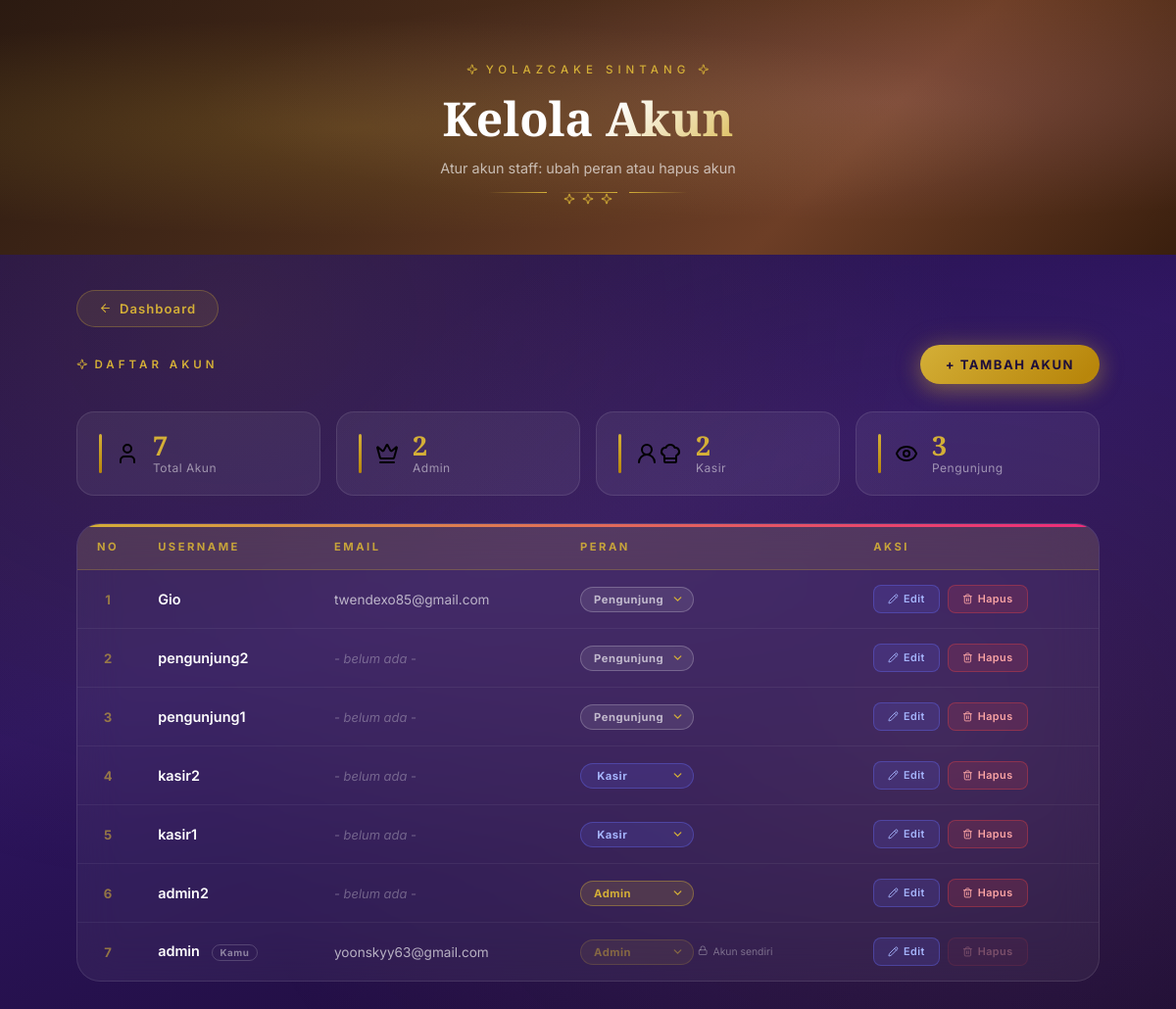
/user/data_user.php (signed in), run on the app's committed database.
### tables this page shows
CREATE TABLE `users` (
  `id` int(11) NOT NULL,
  `username` varchar(50) DEFAULT NULL,
  `email` varchar(100) DEFAULT NULL,
  `password` varchar(255) DEFAULT NULL,
  `role` enum('admin','kasir','pengunjung') DEFAULT 'pengunjung',
  `reset_otp` varchar(6) DEFAULT NULL,
  `reset_otp_expires_at` datetime DEFAULT NULL,
  `reset_otp_attempts` tinyint(3) UNSIGNED NOT NULL DEFAULT 0,
  `sudah_mode_serius` tinyint(1) NOT NULL DEFAULT 0
);

### user/data_user.php (the view, shortened to what this page needs)
<?php
require_once '../config/koneksi.php';
$query = mysqli_query($conn, "SELECT * FROM users ORDER BY id DESC");
$total_query  = mysqli_query($conn, "SELECT COUNT(*) AS t, SUM(role='admin') AS a, SUM(role='kasir') AS k, SUM(role='pengunjung') AS p FROM users");
$stats        = mysqli_fetch_assoc($total_query);
$total_user   = $stats['t'] ?? 0;
$total_admin  = $stats['a'] ?? 0;
$total_kasir  = $stats['k'] ?? 0;
$total_pengunjung = $stats['p'] ?? 0;
$role_options = [
    'pengunjung' => ['label' => 'Pengunjung', 'icon' => '<i data-lucide="eye" class="lucide-ic"></i>'],
    'kasir'      => ['label' => 'Kasir',      'icon' => '<i data-lucide="user-round" class="lucide-ic"></i>‍<i data-lucide="chef-hat" class="lucide-ic"></i>'],
    'admin'      => ['label' => 'Admin',      'icon' => '<i data-lucide="crown" class="lucide-ic"></i>'],
];
?>
<!DOCTYPE html>
<html lang="id">
<head>
  <link rel="stylesheet" href="../assets/css/lucide-icons.css">
</head>
<body>
<div class="page-hero" id="pageHero">
  <div class="hero-inner">
    <p class="hero-eyebrow"><i data-lucide="sparkle" class="lucide-ic"></i> YOLAZCAKE Sintang <i data-lucide="sparkle" class="lucide-ic"></i></p>
    <h1>Kelola Akun</h1>
    <p class="hero-sub">Atur akun staff: ubah peran atau hapus akun</p>
    <div class="hero-divider">
      <span></span><span class="diamond"><i data-lucide="sparkle" class="lucide-ic"></i> <i data-lucide="sparkle" class="lucide-ic"></i> <i data-lucide="sparkle" class="lucide-ic"></i></span><span></span>
    </div>
  </div>
</div>
<div class="page-wrapper">
  <a href="../dashboard.php" class="back-link"><i data-lucide="arrow-left" class="lucide-ic"></i> Dashboard</a>
  <div class="top-bar">
    <span class="section-eyebrow"><i data-lucide="sparkle" class="lucide-ic"></i> Daftar Akun</span>
    <button type="button" class="btn-tambah" onclick="bukaModalTambah()">+ Tambah Akun</button>
  </div>
  <div class="stats-row">
    <div class="stat-card">
      <span class="stat-icon"><i data-lucide="user" class="lucide-ic"></i></span>
      <div>
        <div class="stat-val"><?= $total_user; ?></div>
        <div class="stat-lbl">Total Akun</div>
      </div>
    </div>
    <div class="stat-card">
      <span class="stat-icon"><i data-lucide="crown" class="lucide-ic"></i></span>
      <div>
        <div class="stat-val"><?= $total_admin; ?></div>
        <div class="stat-lbl">Admin</div>
      </div>
    </div>
    <div class="stat-card">
      <span class="stat-icon"><i data-lucide="user-round" class="lucide-ic"></i>‍<i data-lucide="chef-hat" class="lucide-ic"></i></span>
      <div>
        <div class="stat-val"><?= $total_kasir; ?></div>
        <div class="stat-lbl">Kasir</div>
      </div>
    </div>
    <div class="stat-card">
      <span class="stat-icon"><i data-lucide="eye" class="lucide-ic"></i></span>
      <div>
        <div class="stat-val"><?= $total_pengunjung; ?></div>
        <div class="stat-lbl">Pengunjung</div>
      </div>
    </div>
  </div>
  <div class="table-card">
    <table>
      <thead>
        <tr>
          <th style="text-align:center;">No</th>
          <th>Username</th>
          <th>Email</th>
          <th>Peran</th>
          <th>Aksi</th>
        </tr>
      </thead>
      <tbody>
        <?php
        $no = 1;
        $rows = mysqli_num_rows($query);
        if($rows > 0):
          while($data = mysqli_fetch_assoc($query)):
            $is_me = (isset($_SESSION['username']) && $_SESSION['username'] === $data['username']);
        ?>
        <tr>
          <td class="td-no"><?= $no++; ?></td>
          <td class="td-nama">
            <?= htmlspecialchars($data['username']); ?>
            <?php if($is_me): ?><span class="you-tag">Kamu</span><?php endif; ?>
          </td>
          <td class="td-email"><?= !empty($data['email']) ? htmlspecialchars($data['email']) : '<span class="no-email">- belum ada -</span>'; ?></td>
          <td>
            <div class="role-select-wrap">
              <select class="role-select role-<?= htmlspecialchars($data['role']); ?>"
                      data-old-role="<?= htmlspecialchars($data['role']); ?>"
                      data-id="<?= (int)$data['id']; ?>"
                      data-username="<?= htmlspecialchars($data['username'], ENT_QUOTES); ?>"
                      <?= $is_me ? 'disabled' : ''; ?>
                      onchange="ubahPangkat(this)">
                <?php foreach($role_options as $rv => $ro): ?>
                  <option value="<?= $rv; ?>" <?= $data['role'] === $rv ? 'selected' : ''; ?>><?= $ro['icon']; ?> <?= $ro['label']; ?></option>
                <?php endforeach; ?>
              </select>
              <?php if($is_me): ?>
                <div class="role-locked"><i data-lucide="lock" class="lucide-ic"></i> Akun sendiri</div>
              <?php endif; ?>
            </div>
          </td>
          <td>
            <div class="action-cell">
              <button type="button"
                 class="btn-act btn-editakun"
                 onclick="bukaModalEdit(<?= (int)$data['id']; ?>, <?= htmlspecialchars(json_encode($data['username']), ENT_QUOTES); ?>, <?= htmlspecialchars(json_encode($data['email'] ?? ''), ENT_QUOTES); ?>)"><i data-lucide="pencil" class="lucide-ic"></i> Edit</button>
              <button type="button"
                 class="btn-act btn-hapus"
                 <?= $is_me ? 'disabled' : ''; ?>
                 onclick="hapusAkun(<?= (int)$data['id']; ?>, <?= htmlspecialchars(json_encode($data['username']), ENT_QUOTES); ?>)"><i data-lucide="trash-2" class="lucide-ic"></i> Hapus</button>
            </div>
          </td>
        </tr>
        <?php endwhile; endif; ?>
      </tbody>
    </table>
  </div>
</div>
</body>
</html>

### data on the page
users: username "Gio", email "twendexo85@gmail.com", role+id+username "Pengunjung"
users: username "pengunjung2", shows "- belum ada -", role+id+username "Pengunjung"
users: username "pengunjung1", shows "- belum ada -", role+id+username "Pengunjung"
users: username "kasir2", shows "- belum ada -", role+id+username "‍ Kasir"
users: username "kasir1", shows "- belum ada -", role+id+username "‍ Kasir"
users: username "admin2", shows "- belum ada -", role+id+username "Admin"
users: username "admin", shows "Kamu", email "yoonskyy63@gmail.com", role+id+username "Admin", shows "Akun sendiri"

### other printed values
$total_user "7"
$total_admin "2"
$total_kasir "2"
$total_pengunjung "3"
